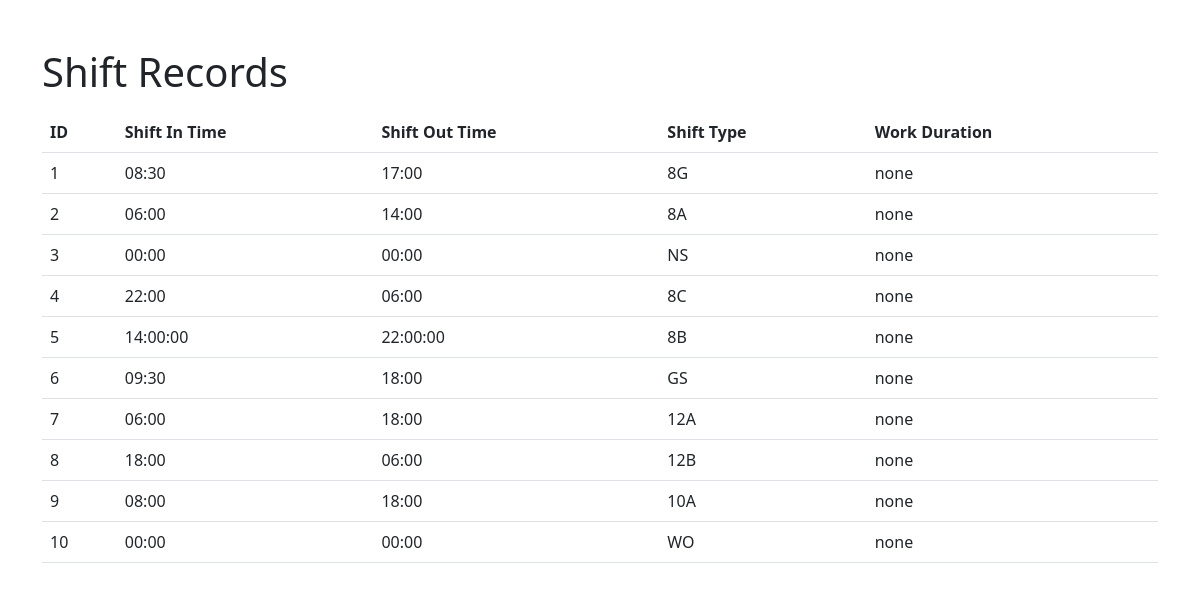
The app's page /shift with its own data.
### app/models.py (models this page shows)
class Shift_time(db.Model):
    id = db.Column(db.Integer, primary_key=True)
    shiftIntime = db.Column(db.String(150))
    shift_Outtime = db.Column(db.String(150))
    shiftType = db.Column(db.String(150))
    work_Duration=db.Column(db.String(150))

### app/views.py (the view)
@views.route('/shift')
def viewShift():
    records=Shift_time.query.order_by(Shift_time.id)
    return render_template('shift.html',records=records)

### app/templates/shift.html (shortened to what this page needs)
<!DOCTYPE html>
<html lang="en">
<head>
    <link rel="stylesheet" href="https://cdn.jsdelivr.net/npm/bootstrap@5.3.0/dist/css/bootstrap.min.css">
</head>
<body>
    <div class="container">
        <h1 class="mt-5">Shift Records</h1>
        <table class="table mt-3">
            <thead>
                <tr>
                    <th>ID</th>
                    <th>Shift In Time</th>
                    <th>Shift Out Time</th>
                    <th>Shift Type</th>
                    <th>Work Duration</th>
                </tr>
            </thead>
            <tbody>
                {% for record in records %}
                <tr>
                    <td>{{ record.id }}</td>
                    <td>{{ record.shiftIntime }}</td>
                    <td>{{ record.shift_Outtime }}</td>
                    <td>{{ record.shiftType }}</td>
                    <td>{{ record.work_Duration }}</td>
                </tr>
                {% endfor %}
            </tbody>
        </table>
    </div>
</body>
</html>

### records on screen
Shift_time: id "1", shiftIntime "08:30", shift_Outtime "17:00", shiftType "8G", work_Duration "none"
Shift_time: id "2", shiftIntime "06:00", shift_Outtime "14:00", shiftType "8A", work_Duration "none"
Shift_time: id "3", shiftIntime "00:00", shift_Outtime "00:00", shiftType "NS", work_Duration "none"
Shift_time: id "4", shiftIntime "22:00", shift_Outtime "06:00", shiftType "8C", work_Duration "none"
Shift_time: id "5", shiftIntime "14:00:00", shift_Outtime "22:00:00", shiftType "8B", work_Duration "none"
Shift_time: id "6", shiftIntime "09:30", shift_Outtime "18:00", shiftType "GS", work_Duration "none"
Shift_time: id "7", shiftIntime "06:00", shift_Outtime "18:00", shiftType "12A", work_Duration "none"
Shift_time: id "8", shiftIntime "18:00", shift_Outtime "06:00", shiftType "12B", work_Duration "none"
Shift_time: id "9", shiftIntime "08:00", shift_Outtime "18:00", shiftType "10A", work_Duration "none"
Shift_time: id "10", shiftIntime "00:00", shift_Outtime "00:00", shiftType "WO", work_Duration "none"
